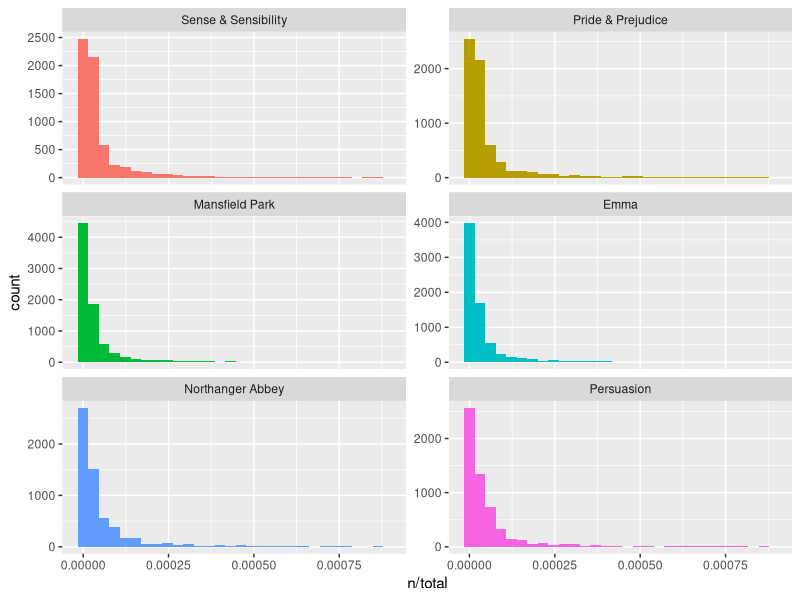
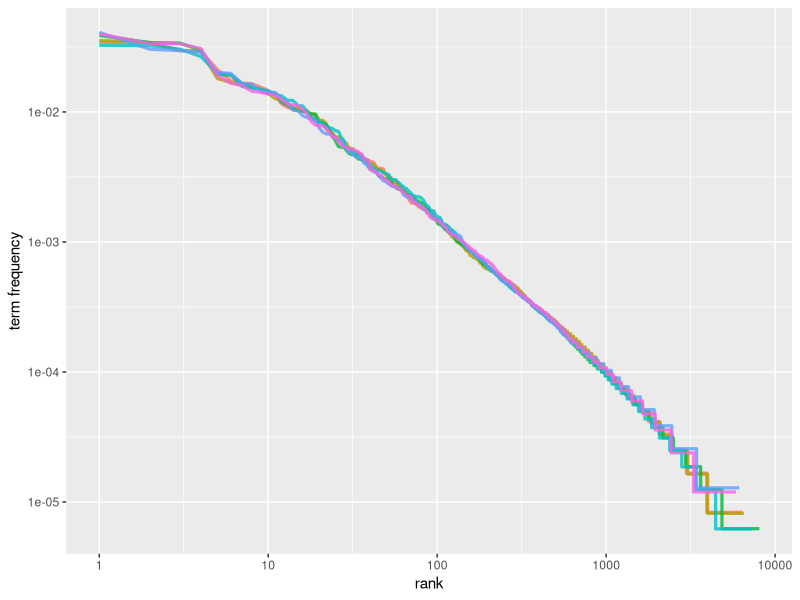
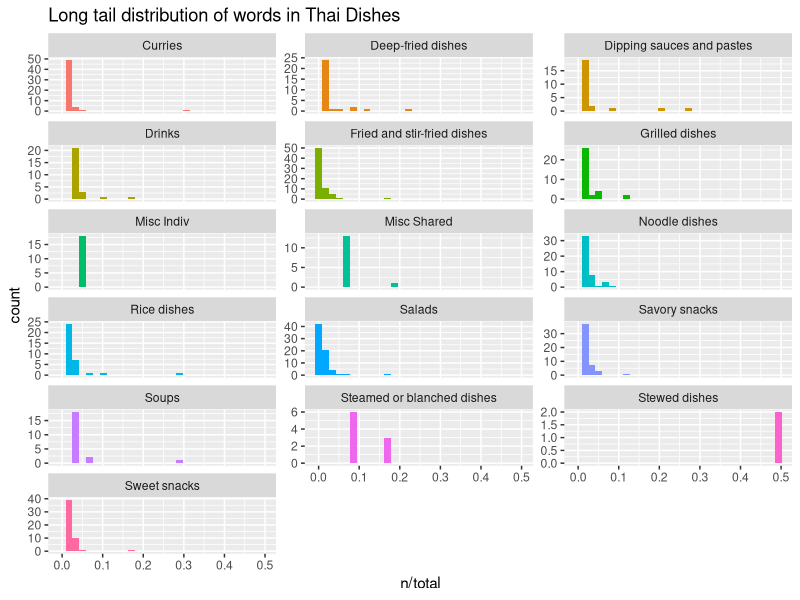
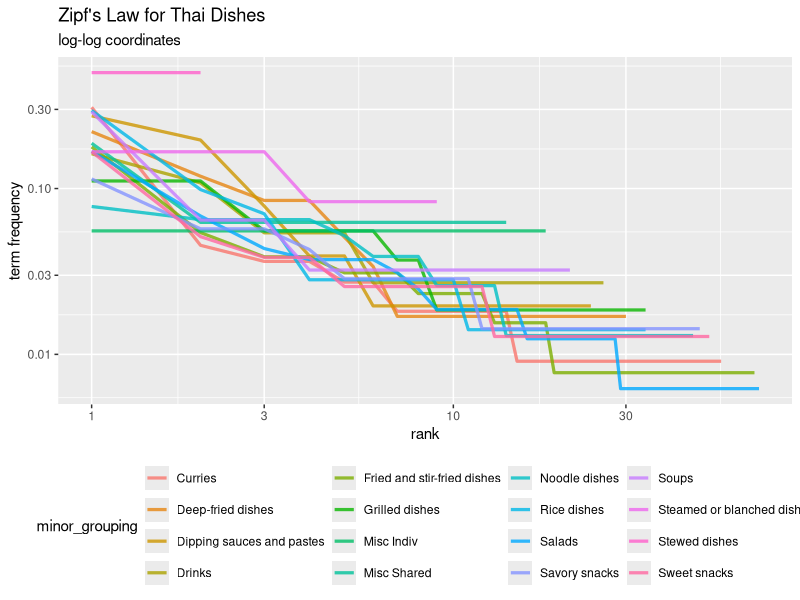

Generate these figures, in order, with R:
# select libraries from tidyverse
library(dplyr)
library(readr)
library(ggplot2)

library(tidytext)
library(janeaustenr)

# Term Frequency in Jane Austen's novels ----

book_words <- austen_books() %>%
    unnest_tokens(word, text) %>%
    count(book, word, sort = TRUE)

total_words <- book_words %>% 
    group_by(book) %>% 
    summarize(total = sum(n))

book_words <- left_join(book_words, total_words)

# plot term frequency distribution across Jane Austen novels
ggplot(book_words, aes(n/total, fill = book)) +
    geom_histogram(show.legend = FALSE) +
    xlim(NA, 0.0009) +
    facet_wrap(~book, ncol = 2, scales = "free_y")

# Zipf's Law
freq_by_rank <- book_words %>% 
    group_by(book) %>% 
    mutate(rank = row_number(), 
           `term frequency` = n/total) %>%
    ungroup()


# Visualize Zipf's Law
# Plot Rank on x-axis
# Plot Term Freq on y-axis
# both on logarithmic scales
freq_by_rank %>% 
    ggplot(aes(rank, `term frequency`, color = book)) + 
    geom_line(size = 1.1, alpha = 0.8, show.legend = FALSE) + 
    scale_x_log10() +
    scale_y_log10()


# Term Frequency in Thai Dishes ----

# book_words = word frequency across each minor grouping
# total_words = total words in each minor grouping

# read in data from another directory (web_scraping)
df <- read_csv("../web_scraping/edit_thai_dishes.csv")

# (minor)_grouping words
minor_grouping_words <- df %>%
    select(Thai_name, Thai_script, minor_grouping) %>%
    unnest_tokens(word, Thai_name) %>%   # can substitute ngrams for word
    count(word, minor_grouping, sort = TRUE) 

total_word_per_group <- minor_grouping_words %>%
    group_by(minor_grouping) %>%
    summarize(total = sum(n))

thai_dish_join <- left_join(minor_grouping_words, total_word_per_group)

# plot term frequency distribution across Thai Dish Groupings
# Term Frequency: The number of times a word appears in a minor_grouping (thai dishes)
# divided by the total number of terms (words) in that novel (n/total)

ggplot(thai_dish_join, aes(x = n/total, fill = minor_grouping)) +
    geom_histogram(show.legend = FALSE) +
    #xlim(NA, 0.0009) +
    facet_wrap(~minor_grouping, ncol = 3, scales = "free_y") +
    labs(
        title = "Long tail distribution of words in Thai Dishes"
    )

# Zipf's Law (Thai Dishes) ----

freq_by_rank_thai <- thai_dish_join %>%
    group_by(minor_grouping) %>%
    mutate(
        rank = row_number(),
        `term frequency` = n/total
    ) %>%
    ungroup()

# Visualize Zipf's Law (Thai Dishes)
# Rank on x-axis
# Term Freq on y-axis
# NOTE: Interesting to see Zipf's law playout

freq_by_rank_thai %>%
    ggplot(aes(x = rank, y = `term frequency`, color = minor_grouping)) +
    geom_line(size = 1.1, alpha = 0.8, show.legend = TRUE) +
    scale_x_log10() +
    scale_y_log10() +
    theme(legend.position = 'bottom') +
    labs(
        title = "Zipf's Law for Thai Dishes",
        subtitle = "log-log coordinates"
        )
